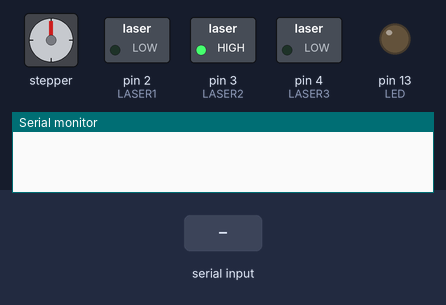
The sketch below on a simulated Arduino Uno, built with avr-gcc and run on an emulated ATmega328P. Parts: stepper motor, switched loads named in the sketch (green lamp = pin HIGH), output pins drawn as LEDs (lit = HIGH), the last lines printed to the serial monitor. Inputs (shaded band) come from the test bench. Stepper angles assume 2048 steps per turn.

Above: at 1.2 s.
1.3 s: "1\n" received over Serial
At 3.2 s:
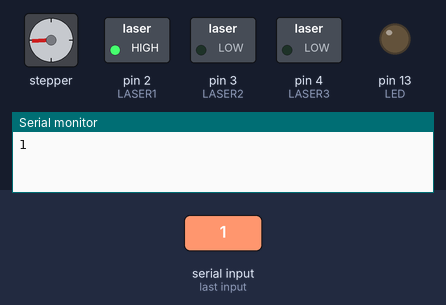
4.3 s: "90,45\n" received over Serial
At 6.7 s:
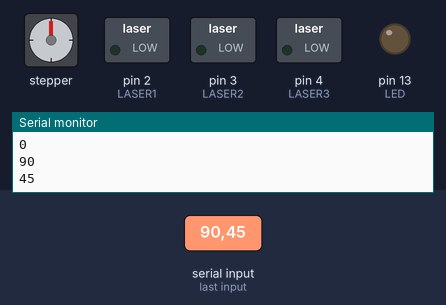
7.3 s: "3\n" received over Serial
At 10.0 s:
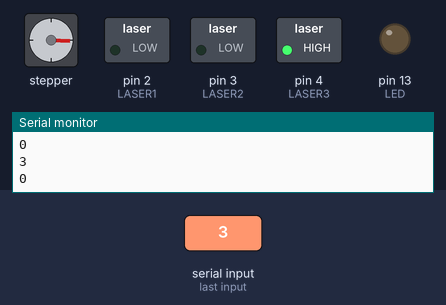
10.3 s: "2\n" received over Serial
At 10.45 s:
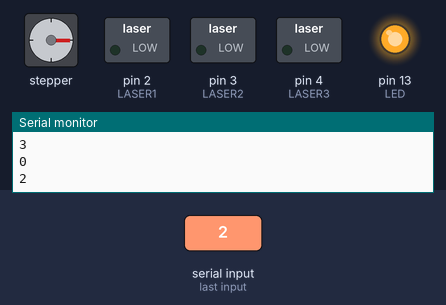
13.3 s: "30,150\n" received over Serial
At 13.7 s:
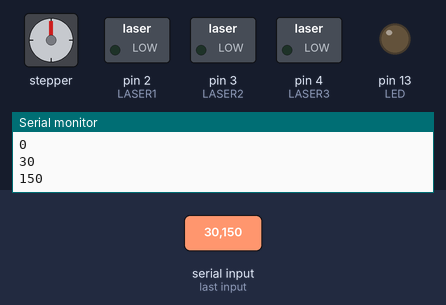
Timing chart, 0 to 15.8 s (numbered marks = the images above; inputs shaded):
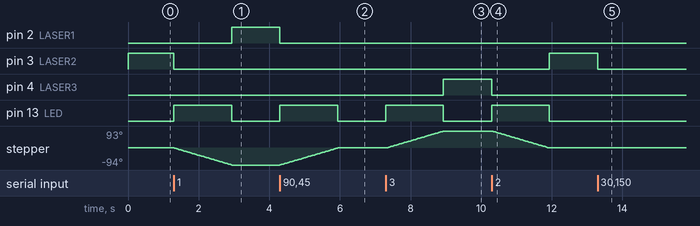

Measured:
- after the input at 1.3 s, pin 2 (LASER1): LOW → HIGH after 1.6 s; pin 3 (LASER2): HIGH → LOW at once; pin 13 (LED): LOW → HIGH at once, → LOW 1.6 s later; stepper: turns 94° counter-clockwise in 1.6 s, starting at once
- after the input at 4.3 s, pin 2 (LASER1): HIGH → LOW at once; pin 13 (LED): LOW → HIGH at once, → LOW 1.6 s later; stepper: turns 94° clockwise in 1.6 s, starting at once
- after the input at 7.3 s, pin 4 (LASER3): LOW → HIGH after 1.6 s; pin 13 (LED): LOW → HIGH at once, → LOW 1.6 s later; stepper: turns 93° clockwise in 1.6 s, starting at once
- after the input at 10.3 s, pin 3 (LASER2): LOW → HIGH after 1.6 s; pin 4 (LASER3): HIGH → LOW at once; pin 13 (LED): LOW → HIGH at once, → LOW 1.6 s later; stepper: turns 93° counter-clockwise in 1.6 s, starting at once
- after the input at 13.3 s, pin 3 (LASER2): HIGH → LOW at once

The sketch:

proyecto_final_serie.ino
```cpp
#include <Stepper.h>

// Valores de seteo del motor
const int STEPS_PER_REVOLUTION = 2048;  // change this to fit the number of steps per revolution
const int VELOCIDAD_MOTOR = 10; // Velocidad de giro del motor
const int STEPS_POR_PASO = 1; // Cada "step" avanza N pasos de motor
                              // (le pido al motor que avance N pasos por vez)

// Valores de distancia angular de led
// Definidos en "steps" de motor (pueden ser varios pasos)
const int PASOS1A2 = 530;  // Pasos de motor entre la posicion 1 y la 2
const int PASOS2A3 = 530;  // Pasos de motor entre la posicion 2 y la 3

// Valores de protocolo de busqueda del fotogate
const int MAX_PASOS = 500; // Amplitud de pasos de busqueda (para un lado y para el otro)
const int PHOTO_TRESH = 30; // Valor contra el cual se compara a entrada del photogate

// initialize the stepper library on pins 8 through 11:
Stepper myStepper(STEPS_PER_REVOLUTION, 8, 9, 10, 11);

// Definicion de los numeros de pines
const int LED = 13; // Uso del LED onboard del Aruino Uno
const int LASER1 = 2; // Diodo laser asociado a las posicion 1
const int LASER2 = 3; // Diodo laser asociado a las posicion 2
const int LASER3 = 4; // Diodo laser asociado a las posicion 3
const int POSICION1 = 5;  // Indica que se desea prender y centrar el diodo en -120°
const int POSICION2 = 6;  // Indica que se desea prender y centrar el diodo en 0°
const int POSICION3 = 7;  // Indica que se desea prender y centrar el diodo en 120°
const int PHOTOGATE = A3; // Entrada Analogica, proporcional a la señal detectada por el Photogate

// Definiciond de las variables del programa
int posicion_actual = 0;
int posicion_deseada = 0;
int centrado = 0;
int sens = 0;
int result = 0;
int temp_pos = 0;

int valor_posicion1 = 0;
int valor_posicion2 = 0;
int valor_posicion3 = 0;

// Se ejecuta una única vez al principio
void setup() {
  Serial.begin(9600); // Iniciamos comunicación serie
  myStepper.setSpeed(VELOCIDAD_MOTOR); // Seteamos la velocidad del motor

  // Seteamos los pines
  pinMode(LED, OUTPUT);
  pinMode(LASER1, OUTPUT);
  pinMode(LASER2, OUTPUT);
  pinMode(LASER3, OUTPUT);
  pinMode(POSICION1, INPUT);
  pinMode(POSICION2, INPUT);
  pinMode(POSICION3, INPUT);

  // Apago el led y los laseres
  digitalWrite(LED, HIGH);
  apagarLaseres();

  // Centro mi dispositivo en el Fotogate
  centrado = 0;
  while (centrado==0){
    // El dispositivo se queda buscando el fotogate
    // hasta que la busqueda sea exitosa y la función devuelva un 1
    centrado = buscoPhotogate();
  }

  // Actualizo la posicion actual
  posicion_actual = 2;

  // Enciendo el laser de la posicion central
  encenderLaser(posicion_actual);
  digitalWrite(LED, LOW);
}

// Loop principal del programa
void loop() {

  if (Serial.available() > 0) {
    // read the incoming byte:
    posicion_deseada = Serial.parseInt();
    Serial.println(posicion_deseada);
    if(posicion_deseada != 0){
      // Comparamos la posición deseada con la actual, si no igual actuamos
      if (posicion_deseada != posicion_actual){
        digitalWrite(LED, HIGH);
        // Antes de mover el circuito apago todos los laseres
        apagarLaseres();

        // Si no estoy en la posicion 2, voy hacia ella
        if (posicion_actual != 2){
          if (posicion_actual == 1){
            mover1a2();
          }
          else if (posicion_actual == 3){
            mover3a2();
          }
        }

        // Ahora seguro estamos en la posicion 2, desde ahí vamos a la posición deseada (o no hacemos nada si la posicion 2 era la deseada)
        if (posicion_deseada == 1){
          mover2a1();
        }
        else if (posicion_deseada == 3){
          mover2a3();
        }

        // Cambio mi posición actual a la deseada
        posicion_actual = posicion_deseada;

        // Prendo el laser de la posición actual
        encenderLaser(posicion_actual);
        digitalWrite(LED, LOW);
      }
    }
  }
}


// ----------------  DEFINICION DE FUNCIONES ----------------

//Funcion que mueve el motor hashta encontrar el Fotogate
int buscoPhotogate(){
  //Serial.println("Buscando centro");
  // Buscamos primero moviendonos un numero de pasos MAX_PASOS a la derecha
  // En cada paso del for avanzamos una cantidad de steps equivalente a STEPS_POR_PASO
  for (int x = 0; x < MAX_PASOS; x++) {
    // Chequeamos el estado del Fotogate
    sens = analogRead(PHOTOGATE);
    if (sens > PHOTO_TRESH) {
      // Si encontramos el Fotogate, salimos del Loop y avisamos que la bsuqueda fue exitosa
      result = 1;
      break;
    }
    else {
      // Si esta en cero, avanzamos los pasos programados con el motor
      myStepper.step(STEPS_POR_PASO);
    }
  }
  // Si salimos del loop por encontrar el fotogate la variable result evita que entremos al segundo barrido
  if (result==0){
    // Ahora giramos apra el lado contrario, y hacemos 2 veces la cantidad de pasos
    // (una para llegar al 0 otra vez y otra para recorrer la otra parte)
    for (int x = 0; x < 2*MAX_PASOS; x++) {
      sens = analogRead(PHOTOGATE);
      if (sens > PHOTO_TRESH) {
        // Si encontramos el Fotogate, salimos del Loop y avisamos que la bsuqueda fue exitosa
        result = 1;
        break;
      }
      else {
        // Si esta en cero, avanzamos los pasos programados con el motor
        myStepper.step(-STEPS_POR_PASO);
      }
    }
    if (result==0) {
      // Si no encontré nada en ninguno de los dos barridos, vuelvo a la posición original
      for (int x = 0; x < MAX_PASOS; x++) {
        myStepper.step(STEPS_POR_PASO);
      }
    }
  }
  // Si la bsuqueda fue exitosa manda un 1, sino un 0.
  return (int)result;
}


// Funcion que lee la entrada para chequear cual es la posicion deseada
int leerPosicionDeseada(int posicion_actual){

  valor_posicion1 = digitalRead(POSICION1);
  valor_posicion2 = digitalRead(POSICION2);
  valor_posicion3 = digitalRead(POSICION3);

  if (valor_posicion1==HIGH && valor_posicion2==LOW && valor_posicion3==LOW) {
    temp_pos = 1;
  }
  else if (valor_posicion1==LOW && valor_posicion2==HIGH && valor_posicion3==LOW) {
    temp_pos = 2;
  }
  else if (valor_posicion1==LOW && valor_posicion2==LOW && valor_posicion3==HIGH){
    temp_pos = 3;
  }
  else {
    // Si la posicion no es clara, se mantiene en la posición actual
    temp_pos = posicion_actual;
  }
  return temp_pos;
}


// Funcion que apaga todos los laseres
void apagarLaseres(){
  digitalWrite(LASER1, LOW);
  digitalWrite(LASER2, LOW);
  digitalWrite(LASER3, LOW);
}

// Funcion que enciende el laser deseado
void encenderLaser(int posicion_actual){
  if (posicion_actual == 1) {
    digitalWrite(LASER1, HIGH);
    digitalWrite(LASER2, LOW);
    digitalWrite(LASER3, LOW);
  }
  else if (posicion_actual == 2) {
    digitalWrite(LASER1, LOW);
    digitalWrite(LASER2, HIGH);
    digitalWrite(LASER3, LOW);
  }
  else if (posicion_actual == 3){
    digitalWrite(LASER1, LOW);
    digitalWrite(LASER2, LOW);
    digitalWrite(LASER3, HIGH);
  }
  else {
    // Si la posicion no es clara, apaga los laseres
    digitalWrite(LASER1, LOW);
    digitalWrite(LASER2, LOW);
    digitalWrite(LASER3, LOW);
  }
}

// Funciones de movimiento del motor

void mover1a2(){
  for (int x = 0; x < PASOS1A2; x++) {
    myStepper.step(1);
  }
}

void mover2a3(){
  for (int x = 0; x < PASOS2A3; x++) {
    myStepper.step(1);
  }
}

void mover2a1(){
  for (int x = 0; x < PASOS1A2; x++) {
    myStepper.step(-1);
  }
}

void mover3a2(){
  for (int x = 0; x < PASOS2A3; x++) {
    myStepper.step(-1);
  }
}
```
